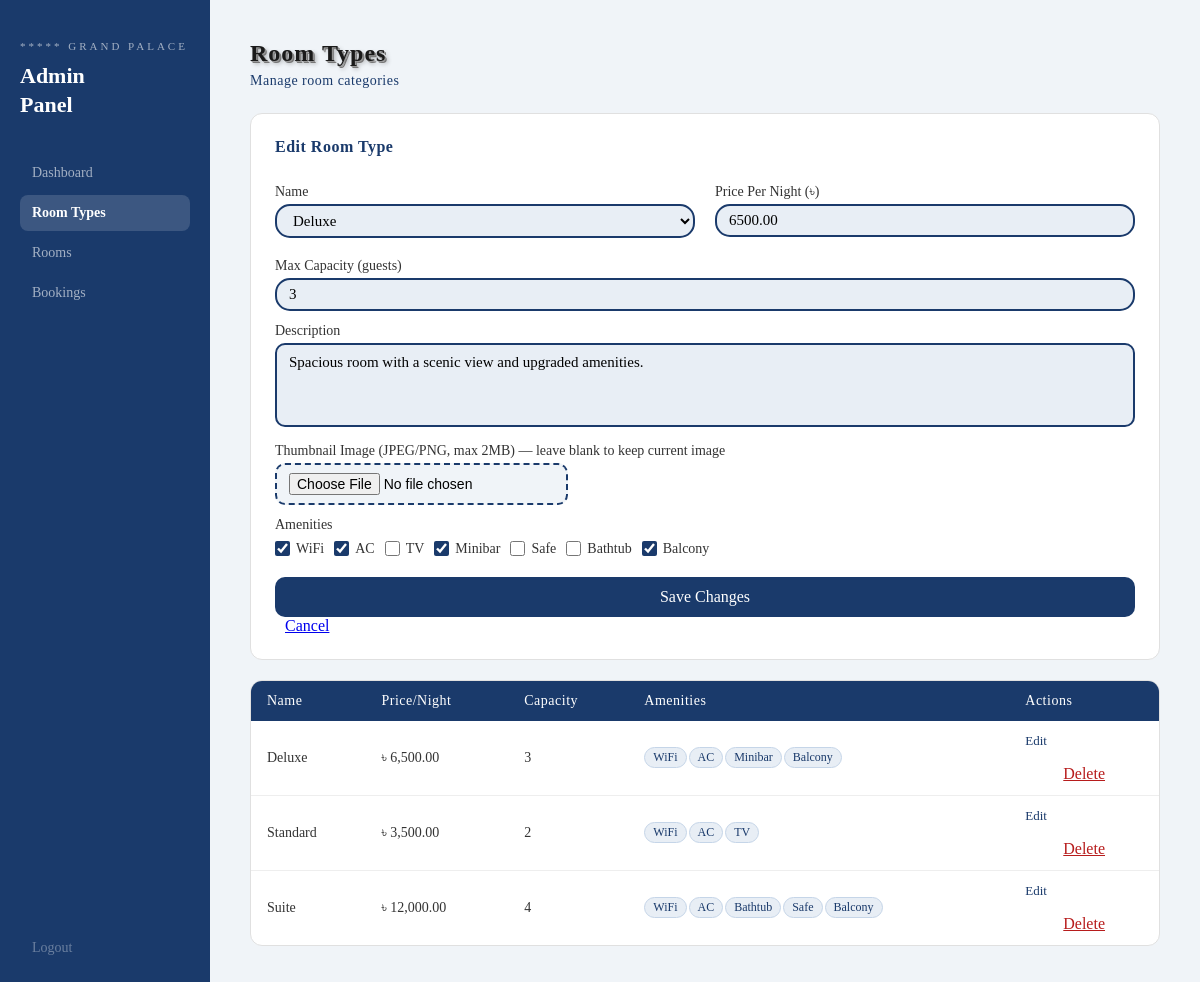
/views/admin.php?edit_room_type=2 (signed in), run on the app's committed database.
### tables this page shows
CREATE TABLE IF NOT EXISTS room_types (
    id               INT AUTO_INCREMENT PRIMARY KEY,
    name             VARCHAR(100)   NOT NULL,
    description      TEXT           NULL,
    price_per_night  DECIMAL(10,2)  NOT NULL,
    max_capacity     INT            NOT NULL,
    thumbnail_path   VARCHAR(255)   NULL,
    amenities        VARCHAR(255)   NULL,
    created_at       TIMESTAMP      NOT NULL DEFAULT CURRENT_TIMESTAMP
);

### models/addRoomType.php (called while the page is built, shortened)
<?php
function get_room_type_by_id($connection, $id) {
    $sql = "SELECT id,name,description,price_per_night,max_capacity,thumbnail_path,amenities
            FROM room_types WHERE id = ?";
    $stmt = $connection->prepare($sql);
    $stmt->bind_param("i", $id);
    $stmt->execute();
    return $stmt->get_result()->fetch_assoc();
}
function get_all_room_types($connection) {
    $sql = "SELECT id,name,description,price_per_night,max_capacity,thumbnail_path,amenities
            FROM room_types ORDER BY name";
    $result = $connection->query($sql);
    return $result ? $result->fetch_all(MYSQLI_ASSOC) : [];
}

### views/admin.php (the view, shortened to what this page needs)
<?php
require_once __DIR__ . "/../models/db.php";
require_once __DIR__ . "/../models/addRoomType.php";
$database = new db();
$connection = $database->connection();
$roomTypes     = get_all_room_types($connection);
$editingRoomType = null;
if (isset($_GET['edit_room_type']) && ctype_digit((string) $_GET['edit_room_type'])) {
    $editingRoomType = get_room_type_by_id($connection, (int) $_GET['edit_room_type']);
}
function amenityTags($amenitiesCsv) {
    $out = '';
    foreach (array_filter(array_map('trim', explode(',', $amenitiesCsv))) as $a) {
        $out .= '<span class="tag">' . htmlspecialchars($a) . '</span>';
    }
    return $out;
}
?>
<!DOCTYPE html>
<html>
<head>
    <link rel="stylesheet" href="../assets/admin.css">
</head>
<body>
<div class="page-wrapper">
    <div class="sidebar">
        <p class="panel-brand">***** GRAND PALACE</p>
        <h3 class="panel-heading">Admin<br>Panel</h3>
        <nav class="sidebar-nav">
            <a href="#dashboard" class="nav-item active" onclick="showSection('dashboard', this)">Dashboard</a>
            <a href="#room-types" class="nav-item" onclick="showSection('room-types', this)">Room Types</a>
            <a href="#rooms" class="nav-item" onclick="showSection('rooms', this)">Rooms</a>
            <a href="#bookings" class="nav-item" onclick="showSection('bookings', this)">Bookings</a>
            <a href="../controllers/logoutController.php" class="nav-item logout">Logout</a>
        </nav>
    </div>
    <div class="main-content">
        <div id="section-room-types" class="section" style="display:none;">
            <h2>Room Types</h2>
            <p class="subtitle">Manage room categories</p>
            <?php $amenityOptions = ['WiFi','AC','TV','Minibar','Safe','Bathtub','Balcony'];
                  $selectedAmenities = $editingRoomType ? array_map('trim', explode(',', $editingRoomType['amenities'])) : [];
            ?>
            <div class="form-box">
                <h3 class="form-box-title"><?= $editingRoomType ? 'Edit Room Type' : 'Add New Room Type' ?></h3>
                <form method="POST" action="../controllers/roomtypeController.php" enctype="multipart/form-data">
                    <div class="two-col">
                        <div>
                            <label>Name</label>
                            <select name="name">
                                <?php foreach (['Standard','Deluxe','Suite'] as $n): ?>
                                <option value="<?= $n ?>" <?= ($editingRoomType && $editingRoomType['name'] === $n) ? 'selected' : '' ?>><?= $n ?></option>
                                <?php endforeach; ?>
                            </select>
                        </div>
                        <div>
                            <label>Price Per Night (৳)</label>
                            <input type="number" step="0.01" name="price_per_night" placeholder="5000" min="1"
                                value="<?= $editingRoomType ? htmlspecialchars($editingRoomType['price_per_night']) : '' ?>">
                        </div>
                    </div>
                    <label>Max Capacity (guests)</label>
                    <input type="number" name="max_capacity" placeholder="2" min="1" max="10"
                        value="<?= $editingRoomType ? htmlspecialchars($editingRoomType['max_capacity']) : '' ?>">
                    <label>Description</label>
                    <textarea name="description" rows="3" placeholder="Describe this room type..."><?= $editingRoomType ? htmlspecialchars($editingRoomType['description']) : '' ?></textarea>
                    <label>Thumbnail Image (JPEG/PNG, max 2MB)<?= $editingRoomType ? ' — leave blank to keep current image' : '' ?></label>
                    <input type="file" name="thumbnail" accept="image/jpeg,image/png" class="file-input">
                    <label>Amenities</label>
                    <div class="amenity-checkboxes">
                        <?php foreach ($amenityOptions as $a): ?>
                        <label class="check-label">
                            <input type="checkbox" name="amenities[]" value="<?= $a ?>" <?= in_array($a, $selectedAmenities, true) ? 'checked' : '' ?>> <?= $a ?>
                        </label>
                        <?php endforeach; ?>
                    </div>
                    <button type="submit"><?= $editingRoomType ? 'Save Changes' : 'Add Room Type' ?></button>
                    <?php if ($editingRoomType): ?>
                        <a href="admin.php#room-types" style="margin-left:10px;">Cancel</a>
                    <?php endif; ?>
                </form>
            </div>
            <div class="form-box" style="padding:0; overflow:hidden;">
                <table class="admin-table">
                    <thead>
                        <tr>
                            <th>Name</th>
                            <th>Price/Night</th>
                            <th>Capacity</th>
                            <th>Amenities</th>
                            <th>Actions</th>
                        </tr>
                    </thead>
                    <tbody>
                        <?php if (empty($roomTypes)): ?>
                        <tr><td colspan="5" style="text-align:center;color:#888;">No room types yet.</td></tr>
                        <?php else: foreach ($roomTypes as $rt): ?>
                        <tr>
                            <td><?= htmlspecialchars($rt['name']) ?></td>
                            <td>৳ <?= number_format($rt['price_per_night'], 2) ?></td>
                            <td><?= (int) $rt['max_capacity'] ?></td>
                            <td><?= amenityTags($rt['amenities']) ?></td>
                            <td>
                                <a href="admin.php?edit_room_type=<?= (int) $rt['id'] ?>#room-types" class="edit-link">Edit</a>
                                <form method="POST" action="../controllers/roomtypeController.php" style="display:inline;"
                                      onsubmit="return confirm('Delete this room type? This cannot be undone.');">
                                    <button type="submit" class="delete-link" style="background:none;border:none;padding:0;cursor:pointer;color:#b71c1c;text-decoration:underline;">Delete</button>
                                </form>
                            </td>
                        </tr>
                        <?php endforeach; endif; ?>
                    </tbody>
                </table>
            </div>
        </div>
    </div>
</div>
</body>
</html>

### assets/admin.css (style rules this page uses)
* { box-sizing: border-box; margin: 0; padding: 0; }
body { font-family: Cambria, Cochin, Georgia, Times, "Times New Roman", serif; min-height: 100vh; background-color: #f0f4f8; }
.page-wrapper { display: flex; min-height: 100vh; }
.sidebar { width: 210px; flex-shrink: 0; background-color: #1a3a6b; display: flex; flex-direction: column; padding: 40px 20px; }
.panel-brand { font-size: 11px; letter-spacing: 3px; color: rgba(255, 255, 255, 0.6); margin-bottom: 10px; }
.panel-heading { font-size: 22px; font-weight: bold; color: white; line-height: 1.3; margin-bottom: 36px; }
.sidebar-nav { display: flex; flex-direction: column; gap: 4px; flex: 1; }
.nav-item { display: block; padding: 10px 12px; border-radius: 8px; color: rgba(255, 255, 255, 0.6); font-size: 14px; text-decoration: none; font-family: Cambria, serif; cursor: pointer; }
.nav-item.active { background-color: rgba(255, 255, 255, 0.15); color: white; font-weight: bold; }
.nav-item.logout { margin-top: auto; color: rgba(255, 255, 255, 0.35); }
.main-content { flex: 1; padding: 40px; overflow-y: auto; }
h2 { color: #1a1a1a; letter-spacing: 1px; margin-bottom: 6px; text-shadow: 1px 1px 0 #999, 2px 2px 0 #777, 3px 3px 4px rgba(0,0,0,0.3); }
.subtitle { color: #1a3a6b; font-size: 14px; letter-spacing: 0.5px; margin-bottom: 24px; }
.form-box { background: white; border: 1px solid #e0e0e0; border-radius: 12px; padding: 24px; margin-bottom: 20px; }
.form-box-title { color: #1a3a6b; font-size: 16px; font-weight: bold; margin-bottom: 16px; letter-spacing: 0.5px; }
label { display: block; margin-top: 12px; margin-bottom: 4px; font-size: 14px; color: #333; }
input[type="text"], input[type="email"], input[type="number"], input[type="date"], select, textarea { width: 100%; padding: 6px 12px; border: 2px solid #1a3a6b; border-radius: 15px; background-color: #e8eef5; font-size: 15px; font-family: Cambria, serif; box-sizing: border-box; }
textarea { border-radius: 10px; resize: none; line-height: 1.5; }
input[type="file"].file-input { background: #f0f4f8; border: 2px dashed #1a3a6b; border-radius: 10px; padding: 8px 12px; font-size: 14px; cursor: pointer; }
.amenity-checkboxes { display: flex; flex-wrap: wrap; gap: 10px; margin-top: 8px; }
.check-label { display: flex; align-items: center; gap: 6px; font-size: 14px; color: #333; cursor: pointer; margin-top: 0; }
.check-label input[type="checkbox"] { width: 15px; height: 15px; accent-color: #1a3a6b; }
button[type="submit"] { width: 100%; padding: 11px; margin-top: 16px; background-color: #1a3a6b; color: white; border: none; border-radius: 10px; font-size: 16px; font-family: Cambria, serif; cursor: pointer; }
.two-col { display: grid; grid-template-columns: 1fr 1fr; gap: 20px; margin-bottom: 20px; }
.admin-table { width: 100%; border-collapse: collapse; font-size: 14px; }
.admin-table thead { background-color: #1a3a6b; color: white; }
.admin-table th { padding: 12px 16px; text-align: left; font-weight: normal; letter-spacing: 0.5px; }
.admin-table td { padding: 12px 16px; border-bottom: 1px solid #eee; color: #333; }
.admin-table tbody tr:last-child td { border-bottom: none; }
.edit-link { color: #1a3a6b; font-size: 13px; text-decoration: none; margin-right: 8px; }
.delete-link { color: #b71c1c; font-size: 13px; text-decoration: none; }
.tag { background-color: #e8eef5; border: 1px solid #c5d5e8; color: #1a3a6b; font-size: 12px; padding: 2px 8px; border-radius: 20px; display: inline-block; margin: 2px 2px 2px 0; }

### data on the page
room_types: name "Deluxe", price_per_night "6500.00", max_capacity "3", description "Spacious room with a scenic view and upgraded amenities.", amenities "☑", price_per_night "6,500.00", amenities "WiFi", amenities "AC", amenities "Minibar", amenities "Balcony"
room_types: name "Standard", price_per_night "3,500.00", max_capacity "2", amenities "WiFi", amenities "AC", amenities "TV"
room_types: name "Suite", price_per_night "12,000.00", max_capacity "4", amenities "WiFi", amenities "AC", amenities "Bathtub", amenities "Safe", amenities "Balcony"

### other printed values
$a "WiFi"
$a "AC"
$a "TV"
$a "Minibar"
$a "Safe"
$a "Bathtub"
$a "Balcony"
